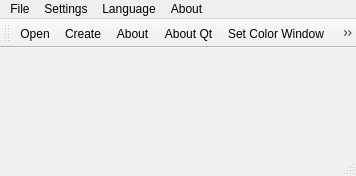
<?xml version="1.0" encoding="UTF-8"?>
<ui version="4.0">
 <class>MainWindow</class>
 <widget class="QMainWindow" name="MainWindow">
  <property name="geometry">
   <rect>
    <x>0</x>
    <y>0</y>
    <width>356</width>
    <height>176</height>
   </rect>
  </property>
  <property name="windowTitle">
   <string>Main Window</string>
  </property>
  <widget class="QWidget" name="centralWidget">
   <property name="enabled">
    <bool>true</bool>
   </property>
  </widget>
  <widget class="QMenuBar" name="menuBar">
   <property name="enabled">
    <bool>true</bool>
   </property>
   <property name="geometry">
    <rect>
     <x>0</x>
     <y>0</y>
     <width>356</width>
     <height>21</height>
    </rect>
   </property>
   <property name="font">
    <font>
     <family>Segoe UI</family>
     <pointsize>9</pointsize>
     <weight>50</weight>
     <italic>false</italic>
     <bold>false</bold>
     <underline>false</underline>
     <strikeout>false</strikeout>
     <kerning>true</kerning>
    </font>
   </property>
   <property name="acceptDrops">
    <bool>true</bool>
   </property>
   <property name="nativeMenuBar">
    <bool>true</bool>
   </property>
   <widget class="QMenu" name="menuFile">
    <property name="title">
     <string>File</string>
    </property>
    <addaction name="actionCreate"/>
    <addaction name="actionOpen"/>
    <addaction name="separator"/>
    <addaction name="actionExit"/>
   </widget>
   <widget class="QMenu" name="menu_Settings">
    <property name="font">
     <font>
      <family>MS Shell Dlg 2</family>
      <pointsize>8</pointsize>
     </font>
    </property>
    <property name="title">
     <string>Settings</string>
    </property>
    <addaction name="actionSet_Color_Window"/>
    <addaction name="actionSet_Color_Text"/>
   </widget>
   <widget class="QMenu" name="menu_Language">
    <property name="font">
     <font>
      <family>MS Shell Dlg 2</family>
      <pointsize>8</pointsize>
     </font>
    </property>
    <property name="title">
     <string>Language</string>
    </property>
   </widget>
   <widget class="QMenu" name="menu_About">
    <property name="font">
     <font>
      <family>Segoe UI</family>
      <pointsize>9</pointsize>
     </font>
    </property>
    <property name="title">
     <string>About</string>
    </property>
    <addaction name="action_About"/>
    <addaction name="action_About_Qt"/>
   </widget>
   <addaction name="menuFile"/>
   <addaction name="menu_Settings"/>
   <addaction name="menu_Language"/>
   <addaction name="menu_About"/>
  </widget>
  <widget class="QToolBar" name="mainToolBar">
   <attribute name="toolBarArea">
    <enum>TopToolBarArea</enum>
   </attribute>
   <attribute name="toolBarBreak">
    <bool>false</bool>
   </attribute>
   <addaction name="actionOpen"/>
   <addaction name="actionCreate"/>
   <addaction name="action_About"/>
   <addaction name="action_About_Qt"/>
   <addaction name="actionSet_Color_Window"/>
   <addaction name="actionSet_Color_Text"/>
  </widget>
  <widget class="QStatusBar" name="statusBar"/>
  <action name="actionCreate">
   <property name="icon">
    <iconset resource="icon.qrc">
     <normaloff>:/new/prefix1/icon/document.ico</normaloff>:/new/prefix1/icon/document.ico</iconset>
   </property>
   <property name="text">
    <string>Create</string>
   </property>
  </action>
  <action name="actionOpen">
   <property name="icon">
    <iconset resource="icon.qrc">
     <normaloff>:/new/prefix1/icon/folder.ico</normaloff>:/new/prefix1/icon/folder.ico</iconset>
   </property>
   <property name="text">
    <string>Open</string>
   </property>
  </action>
  <action name="actionExit">
   <property name="icon">
    <iconset resource="icon.qrc">
     <normaloff>:/new/prefix1/icon/delete.ico</normaloff>:/new/prefix1/icon/delete.ico</iconset>
   </property>
   <property name="text">
    <string>Exit</string>
   </property>
  </action>
  <action name="action_About">
   <property name="icon">
    <iconset resource="icon.qrc">
     <normaloff>:/new/prefix1/icon/info.ico</normaloff>:/new/prefix1/icon/info.ico</iconset>
   </property>
   <property name="text">
    <string>
About</string>
   </property>
  </action>
  <action name="action_About_Qt">
   <property name="icon">
    <iconset resource="icon.qrc">
     <normaloff>:/new/prefix1/icon/Apps-Qt-icon.png</normaloff>:/new/prefix1/icon/Apps-Qt-icon.png</iconset>
   </property>
   <property name="text">
    <string>
About Qt</string>
   </property>
  </action>
  <action name="actionSet_Color_Window">
   <property name="icon">
    <iconset resource="icon.qrc">
     <normaloff>:/new/prefix1/icon/apariencia.ico</normaloff>:/new/prefix1/icon/apariencia.ico</iconset>
   </property>
   <property name="text">
    <string>Set Color Window</string>
   </property>
  </action>
  <action name="actionSet_Color_Text">
   <property name="icon">
    <iconset resource="icon.qrc">
     <normaloff>:/new/prefix1/icon/color.ico</normaloff>:/new/prefix1/icon/color.ico</iconset>
   </property>
   <property name="text">
    <string>Set Color Text</string>
   </property>
  </action>
 </widget>
 <layoutdefault spacing="6" margin="11"/>
 <resources>
  <include location="icon.qrc"/>
 </resources>
 <connections/>
</ui>
